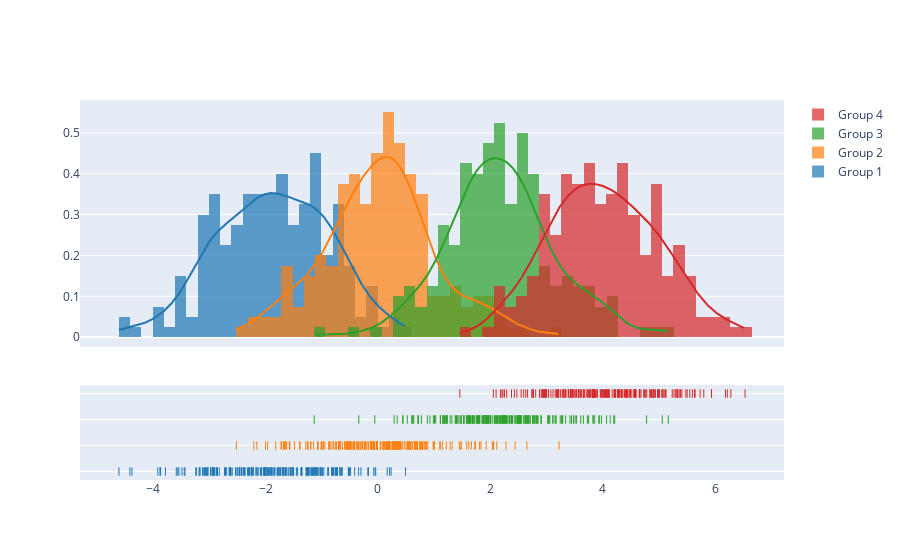

The code cell stored with this chart in its notebook:
### Code cell
import plotly.figure_factory as ff

# Add histogram data
x1 = np.random.randn(200) - 2
x2 = np.random.randn(200)
x3 = np.random.randn(200) + 2
x4 = np.random.randn(200) + 4

# Group data together
hist_data = [x1, x2, x3, x4]

group_labels = ['Group 1', 'Group 2', 'Group 3', 'Group 4']

# Create distplot with custom bin_size
fig = ff.create_distplot(hist_data, group_labels, bin_size=.2)
fig.show()

### Figure 1 — Plotly figure (JSON) as saved in the notebook; plotly's stock layout.template omitted (floating-point values rounded to 4 significant figures; data arrays with more than 128 entries replaced by an {"elided": "..."} marker saying what was removed)
{"data": [{"autobinx": false, "histnorm": "probability density", "legendgroup": "Group 1", "marker": {"color": "rgb(31, 119, 180)"}, "name": "Group 1", "opacity": 0.7, "type": "histogram", "x": {"elided": "200 float values"}, "xaxis": "x", "xbins": {"end": 0.4904, "size": 0.2, "start": -4.608}, "yaxis": "y"}, {"autobinx": false, "histnorm": "probability density", "legendgroup": "Group 2", "marker": {"color": "rgb(255, 127, 14)"}, "name": "Group 2", "opacity": 0.7, "type": "histogram", "x": {"elided": "200 float values"}, "xaxis": "x", "xbins": {"end": 3.22, "size": 0.2, "start": -2.518}, "yaxis": "y"}, {"autobinx": false, "histnorm": "probability density", "legendgroup": "Group 3", "marker": {"color": "rgb(44, 160, 44)"}, "name": "Group 3", "opacity": 0.7, "type": "histogram", "x": {"elided": "200 float values"}, "xaxis": "x", "xbins": {"end": 5.163, "size": 0.2, "start": -1.135}, "yaxis": "y"}, {"autobinx": false, "histnorm": "probability density", "legendgroup": "Group 4", "marker": {"color": "rgb(214, 39, 40)"}, "name": "Group 4", "opacity": 0.7, "type": "histogram", "x": {"elided": "200 float values"}, "xaxis": "x", "xbins": {"end": 6.529, "size": 0.2, "start": 1.456}, "yaxis": "y"}, {"legendgroup": "Group 1", "marker": {"color": "rgb(31, 119, 180)"}, "mode": "lines", "name": "Group 1", "showlegend": false, "type": "scatter", "x": {"elided": "500 float values"}, "xaxis": "x", "y": {"elided": "500 float values"}, "yaxis": "y"}, {"legendgroup": "Group 2", "marker": {"color": "rgb(255, 127, 14)"}, "mode": "lines", "name": "Group 2", "showlegend": false, "type": "scatter", "x": {"elided": "500 float values"}, "xaxis": "x", "y": {"elided": "500 float values"}, "yaxis": "y"}, {"legendgroup": "Group 3", "marker": {"color": "rgb(44, 160, 44)"}, "mode": "lines", "name": "Group 3", "showlegend": false, "type": "scatter", "x": {"elided": "500 float values"}, "xaxis": "x", "y": {"elided": "500 float values"}, "yaxis": "y"}, {"legendgroup": "Group 4", "marker": {"color": "rgb(214, 39, 40)"}, "mode": "lines", "name": "Group 4", "showlegend": false, "type": "scatter", "x": {"elided": "500 float values"}, "xaxis": "x", "y": {"elided": "500 float values"}, "yaxis": "y"}, {"legendgroup": "Group 1", "marker": {"color": "rgb(31, 119, 180)", "symbol": "line-ns-open"}, "mode": "markers", "name": "Group 1", "showlegend": false, "type": "scatter", "x": {"elided": "200 float values"}, "xaxis": "x", "y": {"elided": "200 str values"}, "yaxis": "y2"}, {"legendgroup": "Group 2", "marker": {"color": "rgb(255, 127, 14)", "symbol": "line-ns-open"}, "mode": "markers", "name": "Group 2", "showlegend": false, "type": "scatter", "x": {"elided": "200 float values"}, "xaxis": "x", "y": {"elided": "200 str values"}, "yaxis": "y2"}, {"legendgroup": "Group 3", "marker": {"color": "rgb(44, 160, 44)", "symbol": "line-ns-open"}, "mode": "markers", "name": "Group 3", "showlegend": false, "type": "scatter", "x": {"elided": "200 float values"}, "xaxis": "x", "y": {"elided": "200 str values"}, "yaxis": "y2"}, {"legendgroup": "Group 4", "marker": {"color": "rgb(214, 39, 40)", "symbol": "line-ns-open"}, "mode": "markers", "name": "Group 4", "showlegend": false, "type": "scatter", "x": {"elided": "200 float values"}, "xaxis": "x", "y": {"elided": "200 str values"}, "yaxis": "y2"}], "layout": {"barmode": "overlay", "hovermode": "closest", "legend": {"traceorder": "reversed"}, "xaxis": {"anchor": "y2", "domain": [0.0, 1.0], "zeroline": false}, "yaxis": {"anchor": "free", "domain": [0.35, 1], "position": 0.0}, "yaxis2": {"anchor": "x", "domain": [0, 0.25], "dtick": 1, "showticklabels": false}}}
